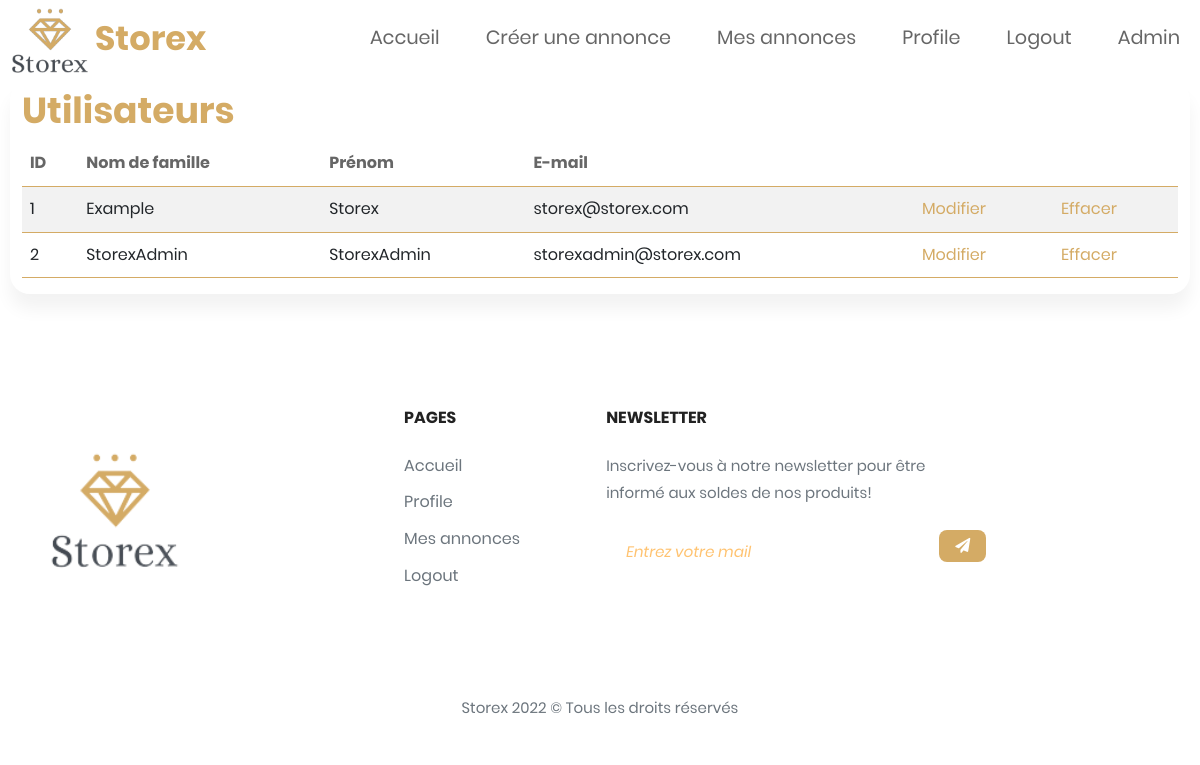
Screenshot of /index.php?action=ManagerUsers (signed in) with the database file from the repository.
### tables this page shows
CREATE TABLE IF NOT EXISTS `users`
(
    `ID`          INT          NOT NULL AUTO_INCREMENT,
    `FirstName`   VARCHAR(45)  NOT NULL,
    `LastName`    VARCHAR(45)  NOT NULL,
    `PhoneNumber` VARCHAR(20)  NULL,
    `Email`       VARCHAR(45)  NOT NULL,
    `Password`    VARCHAR(256) NOT NULL,
    `usertype_ID` INT          NOT NULL,
    PRIMARY KEY (`ID`),
    UNIQUE INDEX `ID_UNIQUE` (`ID` ASC) VISIBLE,
    UNIQUE INDEX `PhoneNumber_UNIQUE` (`PhoneNumber` ASC) VISIBLE,
    UNIQUE INDEX `Email_UNIQUE` (`Email` ASC) VISIBLE,
    INDEX `fk_user_usertype_idx` (`usertype_ID` ASC) VISIBLE,
    CONSTRAINT `fk_user_usertype`
        FOREIGN KEY (`usertype_ID`)
            REFERENCES `userstypes` (`ID`)
            ON DELETE NO ACTION
            ON UPDATE NO ACTION
);

### Controller/NavigationController.php (called while the page is built, shortened)
<?php
function ManagerUsers()
{
    require "./View/PageUsersAdmin.php";
}

### Model/DataBaseConnector.php (called while the page is built, shortened)
<?php
function executeQuerySelect($query): ?array
{
    $queryResult = null;
    $dbConnexion = openDBConnexion();
    if ($dbConnexion != null) {
        $statement = $dbConnexion->prepare($query);
        $statement->execute();
        $queryResult = $statement->fetchAll();
    }
    return $queryResult;
}
function openDBConnexion(): ?PDO
{
    $tempDbConnexion = null;
    $sqlDriver = 'mysql';
    $hostname = 'localhost';
    $port = 3306;
    $charset = 'utf8';
    $dbName = 'storex';
    $userName = 'Storex';
    $userPwd = 'Storex2022Password';
    $dsn = $sqlDriver . ':host=' . $hostname . ';dbname=' . $dbName . ';port=' . $port . ';charset=' . $charset;
    try {
        $tempDbConnexion = new PDO($dsn, $userName, $userPwd);
    } catch (PDOException $exception) {
        echo 'Connection failed: ' . $exception->getMessage();
    }
    return $tempDbConnexion;
}

### Model/UsersManager.php (called while the page is built, shortened)
<?php
function GetUsers(): array
{
    require_once 'Model/DataBaseConnector.php';
    $UsersQuery = 'SELECT ID, FirstName, LastName, PhoneNumber, Email, Password, usertype_ID FROM storex.users;';
    return executeQuerySelect($UsersQuery);
}

### Controller/UsersController.php (called while the page is built, shortened)
<?php
function DisplayAdminUsers(): ?array
{
    require_once "Model/UsersManager.php";
    return GetUsers();
}

### View/PageUsersAdmin.php (the view, shortened to what this page needs)
<?php $usersResults = DisplayAdminUsers(); ?>
    <div class="content">
        <div class="container">
            <h2 class="col-6 tm-text-primary">Utilisateurs</h2>
            <div class="table-responsive tm-mb-90">
                <table class="table table-striped custom-table">
                    <thead>
                    <tr>
                        <th class="tm-text-gray-dark mb-3" scope="col">ID</th>
                        <th class="tm-text-gray-dark mb-3" scope="col">Nom de famille</th>
                        <th class="tm-text-gray-dark mb-3" scope="col">Prénom</th>
                        <th class="tm-text-gray-dark mb-3" scope="col">E-mail</th>
                        <th class="tm-text-gray-dark mb-3" scope="col"></th>
                        <th class="tm-text-gray-dark mb-3" scope="col"></th>
                    </tr>
                    </thead>
                    <tbody>
                    <?php foreach ($usersResults as $result) : ?>
                        <tr scope="row">
                            <td><?= $result['ID']; ?></td>
                            <td><?= $result['LastName']; ?></td>
                            <td><?= $result['FirstName']; ?></td>
                            <td><?= $result['Email']; ?></td>
                            <td><a class="lien" href="index.php?action=deleteArticle&ID=<?= $result['ID']; ?>">Modifier</a></td>
                            <td><a class="lien" href="index.php?action=deleteArticle&ID=<?= $result['ID']; ?>">Effacer</a></td>
                        </tr>
                    <?php endforeach ?>
                    </tbody>
                </table>
            </div>
        </div>
    </div>
<?php
require 'gabarit.php';
?>

### Assets/css/main.css (style rules this page uses)
.lien { color: #D4AB65; }
a { text-decoration: none; transition: all 0.3s ease; }
.tm-mb-90 { margin-bottom: 90px; }
.tm-text-primary { color: #D4AB65; }
.tm-text-gray-dark { color: #666; }

### Assets/styles/FormsRegister_Login.css (style rules this page uses)
h2 { line-height: 1.66; margin: 0; padding: 0; font-weight: bold; color: #222; font-family: Poppins; font-size: 36px; }
body { line-height: 1.8; color: #222; font-weight: 400; font-family: Poppins; }
.container { width: 900px; margin: 0 auto; box-shadow: 0px 15px 16.83px 0.17px rgba(0, 0, 0, 0.05); -moz-box-shadow: 0px 15px 16.83px 0.17px rgba(0, 0, 0, 0.05); -webkit-box-shadow: 0px 15px 16.83px 0.17px rgba(0, 0, 0, 0.05); -o-box-shadow: 0px 15px 16.83px 0.17px rgba(0, 0, 0, 0.05); -ms-box-shadow: 0px 15px 16.83px 0.17px rgba(0, 0, 0, 0.05); border-radius: 20px; -moz-border-radius: 20px; -webkit-border-radius: 20px; -o-border-radius: 20px; -ms-border-radius: 20px; }
@media screen { .container { width: calc(100% - 20px); max-width: 100%; } }
@media screen and (min-width: 1024px) { .container { max-width: 1200px; } }

### rows the page displays
users: ID "1", LastName "Example", FirstName "Storex", Email "storex@storex.com"
users: ID "2", LastName "StorexAdmin", FirstName "StorexAdmin", Email "storexadmin@storex.com"
